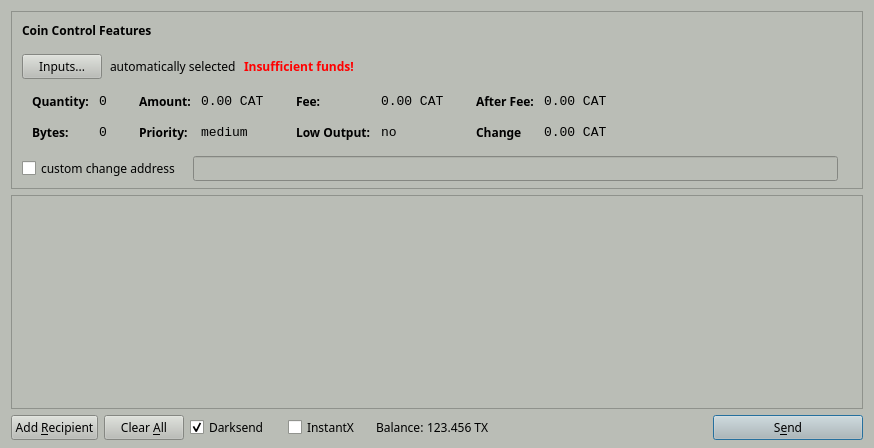
<?xml version="1.0" encoding="UTF-8"?>
<ui version="4.0">
 <class>SendCoinsDialog</class>
 <widget class="QDialog" name="SendCoinsDialog">
  <property name="geometry">
   <rect>
    <x>0</x>
    <y>0</y>
    <width>874</width>
    <height>448</height>
   </rect>
  </property>
  <property name="palette">
   <palette>
    <active>
     <colorrole role="WindowText">
      <brush brushstyle="SolidPattern">
       <color alpha="255">
        <red>0</red>
        <green>0</green>
        <blue>0</blue>
       </color>
      </brush>
     </colorrole>
     <colorrole role="Button">
      <brush brushstyle="SolidPattern">
       <color alpha="255">
        <red>186</red>
        <green>189</green>
        <blue>182</blue>
       </color>
      </brush>
     </colorrole>
     <colorrole role="Light">
      <brush brushstyle="SolidPattern">
       <color alpha="255">
        <red>255</red>
        <green>255</green>
        <blue>255</blue>
       </color>
      </brush>
     </colorrole>
     <colorrole role="Midlight">
      <brush brushstyle="SolidPattern">
       <color alpha="255">
        <red>220</red>
        <green>222</green>
        <blue>218</blue>
       </color>
      </brush>
     </colorrole>
     <colorrole role="Dark">
      <brush brushstyle="SolidPattern">
       <color alpha="255">
        <red>93</red>
        <green>94</green>
        <blue>91</blue>
       </color>
      </brush>
     </colorrole>
     <colorrole role="Mid">
      <brush brushstyle="SolidPattern">
       <color alpha="255">
        <red>124</red>
        <green>126</green>
        <blue>121</blue>
       </color>
      </brush>
     </colorrole>
     <colorrole role="Text">
      <brush brushstyle="SolidPattern">
       <color alpha="255">
        <red>0</red>
        <green>0</green>
        <blue>0</blue>
       </color>
      </brush>
     </colorrole>
     <colorrole role="BrightText">
      <brush brushstyle="SolidPattern">
       <color alpha="255">
        <red>255</red>
        <green>255</green>
        <blue>255</blue>
       </color>
      </brush>
     </colorrole>
     <colorrole role="ButtonText">
      <brush brushstyle="SolidPattern">
       <color alpha="255">
        <red>0</red>
        <green>0</green>
        <blue>0</blue>
       </color>
      </brush>
     </colorrole>
     <colorrole role="Base">
      <brush brushstyle="SolidPattern">
       <color alpha="255">
        <red>255</red>
        <green>255</green>
        <blue>255</blue>
       </color>
      </brush>
     </colorrole>
     <colorrole role="Window">
      <brush brushstyle="SolidPattern">
       <color alpha="255">
        <red>186</red>
        <green>189</green>
        <blue>182</blue>
       </color>
      </brush>
     </colorrole>
     <colorrole role="Shadow">
      <brush brushstyle="SolidPattern">
       <color alpha="255">
        <red>0</red>
        <green>0</green>
        <blue>0</blue>
       </color>
      </brush>
     </colorrole>
     <colorrole role="AlternateBase">
      <brush brushstyle="SolidPattern">
       <color alpha="255">
        <red>220</red>
        <green>222</green>
        <blue>218</blue>
       </color>
      </brush>
     </colorrole>
     <colorrole role="ToolTipBase">
      <brush brushstyle="SolidPattern">
       <color alpha="255">
        <red>255</red>
        <green>255</green>
        <blue>220</blue>
       </color>
      </brush>
     </colorrole>
     <colorrole role="ToolTipText">
      <brush brushstyle="SolidPattern">
       <color alpha="255">
        <red>0</red>
        <green>0</green>
        <blue>0</blue>
       </color>
      </brush>
     </colorrole>
    </active>
    <inactive>
     <colorrole role="WindowText">
      <brush brushstyle="SolidPattern">
       <color alpha="255">
        <red>0</red>
        <green>0</green>
        <blue>0</blue>
       </color>
      </brush>
     </colorrole>
     <colorrole role="Button">
      <brush brushstyle="SolidPattern">
       <color alpha="255">
        <red>186</red>
        <green>189</green>
        <blue>182</blue>
       </color>
      </brush>
     </colorrole>
     <colorrole role="Light">
      <brush brushstyle="SolidPattern">
       <color alpha="255">
        <red>255</red>
        <green>255</green>
        <blue>255</blue>
       </color>
      </brush>
     </colorrole>
     <colorrole role="Midlight">
      <brush brushstyle="SolidPattern">
       <color alpha="255">
        <red>220</red>
        <green>222</green>
        <blue>218</blue>
       </color>
      </brush>
     </colorrole>
     <colorrole role="Dark">
      <brush brushstyle="SolidPattern">
       <color alpha="255">
        <red>93</red>
        <green>94</green>
        <blue>91</blue>
       </color>
      </brush>
     </colorrole>
     <colorrole role="Mid">
      <brush brushstyle="SolidPattern">
       <color alpha="255">
        <red>124</red>
        <green>126</green>
        <blue>121</blue>
       </color>
      </brush>
     </colorrole>
     <colorrole role="Text">
      <brush brushstyle="SolidPattern">
       <color alpha="255">
        <red>0</red>
        <green>0</green>
        <blue>0</blue>
       </color>
      </brush>
     </colorrole>
     <colorrole role="BrightText">
      <brush brushstyle="SolidPattern">
       <color alpha="255">
        <red>255</red>
        <green>255</green>
        <blue>255</blue>
       </color>
      </brush>
     </colorrole>
     <colorrole role="ButtonText">
      <brush brushstyle="SolidPattern">
       <color alpha="255">
        <red>0</red>
        <green>0</green>
        <blue>0</blue>
       </color>
      </brush>
     </colorrole>
     <colorrole role="Base">
      <brush brushstyle="SolidPattern">
       <color alpha="255">
        <red>255</red>
        <green>255</green>
        <blue>255</blue>
       </color>
      </brush>
     </colorrole>
     <colorrole role="Window">
      <brush brushstyle="SolidPattern">
       <color alpha="255">
        <red>186</red>
        <green>189</green>
        <blue>182</blue>
       </color>
      </brush>
     </colorrole>
     <colorrole role="Shadow">
      <brush brushstyle="SolidPattern">
       <color alpha="255">
        <red>0</red>
        <green>0</green>
        <blue>0</blue>
       </color>
      </brush>
     </colorrole>
     <colorrole role="AlternateBase">
      <brush brushstyle="SolidPattern">
       <color alpha="255">
        <red>220</red>
        <green>222</green>
        <blue>218</blue>
       </color>
      </brush>
     </colorrole>
     <colorrole role="ToolTipBase">
      <brush brushstyle="SolidPattern">
       <color alpha="255">
        <red>255</red>
        <green>255</green>
        <blue>220</blue>
       </color>
      </brush>
     </colorrole>
     <colorrole role="ToolTipText">
      <brush brushstyle="SolidPattern">
       <color alpha="255">
        <red>0</red>
        <green>0</green>
        <blue>0</blue>
       </color>
      </brush>
     </colorrole>
    </inactive>
    <disabled>
     <colorrole role="WindowText">
      <brush brushstyle="SolidPattern">
       <color alpha="255">
        <red>93</red>
        <green>94</green>
        <blue>91</blue>
       </color>
      </brush>
     </colorrole>
     <colorrole role="Button">
      <brush brushstyle="SolidPattern">
       <color alpha="255">
        <red>186</red>
        <green>189</green>
        <blue>182</blue>
       </color>
      </brush>
     </colorrole>
     <colorrole role="Light">
      <brush brushstyle="SolidPattern">
       <color alpha="255">
        <red>255</red>
        <green>255</green>
        <blue>255</blue>
       </color>
      </brush>
     </colorrole>
     <colorrole role="Midlight">
      <brush brushstyle="SolidPattern">
       <color alpha="255">
        <red>220</red>
        <green>222</green>
        <blue>218</blue>
       </color>
      </brush>
     </colorrole>
     <colorrole role="Dark">
      <brush brushstyle="SolidPattern">
       <color alpha="255">
        <red>93</red>
        <green>94</green>
        <blue>91</blue>
       </color>
      </brush>
     </colorrole>
     <colorrole role="Mid">
      <brush brushstyle="SolidPattern">
       <color alpha="255">
        <red>124</red>
        <green>126</green>
        <blue>121</blue>
       </color>
      </brush>
     </colorrole>
     <colorrole role="Text">
      <brush brushstyle="SolidPattern">
       <color alpha="255">
        <red>93</red>
        <green>94</green>
        <blue>91</blue>
       </color>
      </brush>
     </colorrole>
     <colorrole role="BrightText">
      <brush brushstyle="SolidPattern">
       <color alpha="255">
        <red>255</red>
        <green>255</green>
        <blue>255</blue>
       </color>
      </brush>
     </colorrole>
     <colorrole role="ButtonText">
      <brush brushstyle="SolidPattern">
       <color alpha="255">
        <red>93</red>
        <green>94</green>
        <blue>91</blue>
       </color>
      </brush>
     </colorrole>
     <colorrole role="Base">
      <brush brushstyle="SolidPattern">
       <color alpha="255">
        <red>186</red>
        <green>189</green>
        <blue>182</blue>
       </color>
      </brush>
     </colorrole>
     <colorrole role="Window">
      <brush brushstyle="SolidPattern">
       <color alpha="255">
        <red>186</red>
        <green>189</green>
        <blue>182</blue>
       </color>
      </brush>
     </colorrole>
     <colorrole role="Shadow">
      <brush brushstyle="SolidPattern">
       <color alpha="255">
        <red>0</red>
        <green>0</green>
        <blue>0</blue>
       </color>
      </brush>
     </colorrole>
     <colorrole role="AlternateBase">
      <brush brushstyle="SolidPattern">
       <color alpha="255">
        <red>186</red>
        <green>189</green>
        <blue>182</blue>
       </color>
      </brush>
     </colorrole>
     <colorrole role="ToolTipBase">
      <brush brushstyle="SolidPattern">
       <color alpha="255">
        <red>255</red>
        <green>255</green>
        <blue>220</blue>
       </color>
      </brush>
     </colorrole>
     <colorrole role="ToolTipText">
      <brush brushstyle="SolidPattern">
       <color alpha="255">
        <red>0</red>
        <green>0</green>
        <blue>0</blue>
       </color>
      </brush>
     </colorrole>
    </disabled>
   </palette>
  </property>
  <property name="font">
   <font>
    <family>Sawasdee</family>
   </font>
  </property>
  <property name="windowTitle">
   <string>Send Coins</string>
  </property>
  <layout class="QVBoxLayout" name="verticalLayout" stretch="0,1,0">
   <property name="bottomMargin">
    <number>8</number>
   </property>
   <item>
    <widget class="QFrame" name="frameCoinControl">
     <property name="sizePolicy">
      <sizepolicy hsizetype="Expanding" vsizetype="Expanding">
       <horstretch>0</horstretch>
       <verstretch>0</verstretch>
      </sizepolicy>
     </property>
     <property name="maximumSize">
      <size>
       <width>16777215</width>
       <height>16777215</height>
      </size>
     </property>
     <property name="frameShape">
      <enum>QFrame::StyledPanel</enum>
     </property>
     <property name="frameShadow">
      <enum>QFrame::Sunken</enum>
     </property>
     <layout class="QVBoxLayout" name="verticalLayoutCoinControl2">
      <property name="spacing">
       <number>6</number>
      </property>
      <property name="leftMargin">
       <number>0</number>
      </property>
      <property name="topMargin">
       <number>0</number>
      </property>
      <property name="rightMargin">
       <number>0</number>
      </property>
      <property name="bottomMargin">
       <number>6</number>
      </property>
      <item>
       <layout class="QVBoxLayout" name="verticalLayoutCoinControl" stretch="0,0,0,0,1">
        <property name="spacing">
         <number>0</number>
        </property>
        <property name="leftMargin">
         <number>10</number>
        </property>
        <property name="topMargin">
         <number>10</number>
        </property>
        <item>
         <layout class="QHBoxLayout" name="horizontalLayoutCoinControl1">
          <property name="bottomMargin">
           <number>15</number>
          </property>
          <item>
           <widget class="QLabel" name="labelCoinControlFeatures">
            <property name="sizePolicy">
             <sizepolicy hsizetype="Preferred" vsizetype="Maximum">
              <horstretch>0</horstretch>
              <verstretch>0</verstretch>
             </sizepolicy>
            </property>
            <property name="font">
             <font>
              <weight>75</weight>
              <bold>true</bold>
             </font>
            </property>
            <property name="styleSheet">
             <string notr="true">font-weight:bold;</string>
            </property>
            <property name="text">
             <string>Coin Control Features</string>
            </property>
           </widget>
          </item>
         </layout>
        </item>
        <item>
         <layout class="QHBoxLayout" name="horizontalLayoutCoinControl2" stretch="0,0,0,0">
          <property name="spacing">
           <number>8</number>
          </property>
          <property name="bottomMargin">
           <number>10</number>
          </property>
          <item>
           <widget class="QPushButton" name="pushButtonCoinControl">
            <property name="styleSheet">
             <string notr="true"/>
            </property>
            <property name="text">
             <string>Inputs...</string>
            </property>
           </widget>
          </item>
          <item>
           <widget class="QLabel" name="labelCoinControlAutomaticallySelected">
            <property name="text">
             <string>automatically selected</string>
            </property>
            <property name="margin">
             <number>5</number>
            </property>
           </widget>
          </item>
          <item>
           <widget class="QLabel" name="labelCoinControlInsuffFunds">
            <property name="font">
             <font>
              <weight>75</weight>
              <bold>true</bold>
             </font>
            </property>
            <property name="styleSheet">
             <string notr="true">color:red;font-weight:bold;</string>
            </property>
            <property name="text">
             <string>Insufficient funds!</string>
            </property>
            <property name="margin">
             <number>5</number>
            </property>
           </widget>
          </item>
          <item>
           <spacer name="horizontalSpacerCoinControl">
            <property name="orientation">
             <enum>Qt::Horizontal</enum>
            </property>
            <property name="sizeHint" stdset="0">
             <size>
              <width>40</width>
              <height>1</height>
             </size>
            </property>
           </spacer>
          </item>
         </layout>
        </item>
        <item>
         <widget class="QWidget" name="widgetCoinControl" native="true">
          <property name="sizePolicy">
           <sizepolicy hsizetype="Preferred" vsizetype="Preferred">
            <horstretch>0</horstretch>
            <verstretch>0</verstretch>
           </sizepolicy>
          </property>
          <property name="minimumSize">
           <size>
            <width>0</width>
            <height>0</height>
           </size>
          </property>
          <property name="styleSheet">
           <string notr="true"/>
          </property>
          <layout class="QHBoxLayout" name="horizontalLayoutCoinControl5">
           <property name="leftMargin">
            <number>0</number>
           </property>
           <property name="topMargin">
            <number>0</number>
           </property>
           <property name="rightMargin">
            <number>0</number>
           </property>
           <property name="bottomMargin">
            <number>0</number>
           </property>
           <item>
            <layout class="QHBoxLayout" name="horizontalLayoutCoinControl3" stretch="0,0,0,1">
             <property name="spacing">
              <number>20</number>
             </property>
             <property name="topMargin">
              <number>0</number>
             </property>
             <property name="bottomMargin">
              <number>10</number>
             </property>
             <item>
              <layout class="QFormLayout" name="formLayoutCoinControl1">
               <property name="horizontalSpacing">
                <number>10</number>
               </property>
               <property name="verticalSpacing">
                <number>14</number>
               </property>
               <property name="leftMargin">
                <number>10</number>
               </property>
               <property name="topMargin">
                <number>4</number>
               </property>
               <property name="rightMargin">
                <number>6</number>
               </property>
               <item row="0" column="0">
                <widget class="QLabel" name="labelCoinControlQuantityText">
                 <property name="styleSheet">
                  <string notr="true">font-weight:bold;</string>
                 </property>
                 <property name="text">
                  <string>Quantity:</string>
                 </property>
                 <property name="margin">
                  <number>0</number>
                 </property>
                </widget>
               </item>
               <item row="0" column="1">
                <widget class="QLabel" name="labelCoinControlQuantity">
                 <property name="font">
                  <font>
                   <family>Monospace</family>
                   <pointsize>10</pointsize>
                  </font>
                 </property>
                 <property name="cursor">
                  <cursorShape>IBeamCursor</cursorShape>
                 </property>
                 <property name="contextMenuPolicy">
                  <enum>Qt::ActionsContextMenu</enum>
                 </property>
                 <property name="text">
                  <string>0</string>
                 </property>
                 <property name="margin">
                  <number>0</number>
                 </property>
                 <property name="textInteractionFlags">
                  <set>Qt::LinksAccessibleByMouse|Qt::TextSelectableByKeyboard|Qt::TextSelectableByMouse</set>
                 </property>
                </widget>
               </item>
               <item row="1" column="0">
                <widget class="QLabel" name="labelCoinControlBytesText">
                 <property name="styleSheet">
                  <string notr="true">font-weight:bold;</string>
                 </property>
                 <property name="text">
                  <string>Bytes:</string>
                 </property>
                </widget>
               </item>
               <item row="1" column="1">
                <widget class="QLabel" name="labelCoinControlBytes">
                 <property name="font">
                  <font>
                   <family>Monospace</family>
                   <pointsize>10</pointsize>
                  </font>
                 </property>
                 <property name="cursor">
                  <cursorShape>IBeamCursor</cursorShape>
                 </property>
                 <property name="contextMenuPolicy">
                  <enum>Qt::ActionsContextMenu</enum>
                 </property>
                 <property name="text">
                  <string>0</string>
                 </property>
                 <property name="textInteractionFlags">
                  <set>Qt::LinksAccessibleByMouse|Qt::TextSelectableByKeyboard|Qt::TextSelectableByMouse</set>
                 </property>
                </widget>
               </item>
              </layout>
             </item>
             <item>
              <layout class="QFormLayout" name="formLayoutCoinControl2">
               <property name="horizontalSpacing">
                <number>10</number>
               </property>
               <property name="verticalSpacing">
                <number>14</number>
               </property>
               <property name="leftMargin">
                <number>6</number>
               </property>
               <property name="topMargin">
                <number>4</number>
               </property>
               <property name="rightMargin">
                <number>6</number>
               </property>
               <item row="0" column="0">
                <widget class="QLabel" name="labelCoinControlAmountText">
                 <property name="styleSheet">
                  <string notr="true">font-weight:bold;</string>
                 </property>
                 <property name="text">
                  <string>Amount:</string>
                 </property>
                 <property name="margin">
                  <number>0</number>
                 </property>
                </widget>
               </item>
               <item row="0" column="1">
                <widget class="QLabel" name="labelCoinControlAmount">
                 <property name="font">
                  <font>
                   <family>Monospace</family>
                   <pointsize>10</pointsize>
                  </font>
                 </property>
                 <property name="cursor">
                  <cursorShape>IBeamCursor</cursorShape>
                 </property>
                 <property name="contextMenuPolicy">
                  <enum>Qt::ActionsContextMenu</enum>
                 </property>
                 <property name="text">
                  <string>0.00 CAT</string>
                 </property>
                 <property name="textInteractionFlags">
                  <set>Qt::LinksAccessibleByMouse|Qt::TextSelectableByKeyboard|Qt::TextSelectableByMouse</set>
                 </property>
                </widget>
               </item>
               <item row="1" column="0">
                <widget class="QLabel" name="labelCoinControlPriorityText">
                 <property name="styleSheet">
                  <string notr="true">font-weight:bold;</string>
                 </property>
                 <property name="text">
                  <string>Priority:</string>
                 </property>
                </widget>
               </item>
               <item row="1" column="1">
                <widget class="QLabel" name="labelCoinControlPriority">
                 <property name="font">
                  <font>
                   <family>Monospace</family>
                   <pointsize>10</pointsize>
                  </font>
                 </property>
                 <property name="cursor">
                  <cursorShape>IBeamCursor</cursorShape>
                 </property>
                 <property name="contextMenuPolicy">
                  <enum>Qt::ActionsContextMenu</enum>
                 </property>
                 <property name="text">
                  <string>medium</string>
                 </property>
                 <property name="textInteractionFlags">
                  <set>Qt::LinksAccessibleByMouse|Qt::TextSelectableByKeyboard|Qt::TextSelectableByMouse</set>
                 </property>
                </widget>
               </item>
              </layout>
             </item>
             <item>
              <layout class="QFormLayout" name="formLayoutCoinControl3">
               <property name="horizontalSpacing">
                <number>10</number>
               </property>
               <property name="verticalSpacing">
                <number>14</number>
               </property>
               <property name="leftMargin">
                <number>6</number>
               </property>
               <property name="topMargin">
                <number>4</number>
               </property>
               <property name="rightMargin">
                <number>6</number>
               </property>
               <item row="0" column="0">
                <widget class="QLabel" name="labelCoinControlFeeText">
                 <property name="styleSheet">
                  <string notr="true">font-weight:bold;</string>
                 </property>
                 <property name="text">
                  <string>Fee:</string>
                 </property>
                 <property name="margin">
                  <number>0</number>
                 </property>
                </widget>
               </item>
               <item row="0" column="1">
                <widget class="QLabel" name="labelCoinControlFee">
                 <property name="font">
                  <font>
                   <family>Monospace</family>
                   <pointsize>10</pointsize>
                  </font>
                 </property>
                 <property name="cursor">
                  <cursorShape>IBeamCursor</cursorShape>
                 </property>
                 <property name="contextMenuPolicy">
                  <enum>Qt::ActionsContextMenu</enum>
                 </property>
                 <property name="text">
                  <string>0.00 CAT</string>
                 </property>
                 <property name="textInteractionFlags">
                  <set>Qt::LinksAccessibleByMouse|Qt::TextSelectableByKeyboard|Qt::TextSelectableByMouse</set>
                 </property>
                </widget>
               </item>
               <item row="1" column="0">
                <widget class="QLabel" name="labelCoinControlLowOutputText">
                 <property name="styleSheet">
                  <string notr="true">font-weight:bold;</string>
                 </property>
                 <property name="text">
                  <string>Low Output:</string>
                 </property>
                </widget>
               </item>
               <item row="1" column="1">
                <widget class="QLabel" name="labelCoinControlLowOutput">
                 <property name="font">
                  <font>
                   <family>Monospace</family>
                   <pointsize>10</pointsize>
                  </font>
                 </property>
                 <property name="cursor">
                  <cursorShape>IBeamCursor</cursorShape>
                 </property>
                 <property name="contextMenuPolicy">
                  <enum>Qt::ActionsContextMenu</enum>
                 </property>
                 <property name="text">
                  <string>no</string>
                 </property>
                 <property name="textInteractionFlags">
                  <set>Qt::LinksAccessibleByMouse|Qt::TextSelectableByKeyboard|Qt::TextSelectableByMouse</set>
                 </property>
                </widget>
               </item>
              </layout>
             </item>
             <item>
              <layout class="QFormLayout" name="formLayoutCoinControl4">
               <property name="horizontalSpacing">
                <number>10</number>
               </property>
               <property name="verticalSpacing">
                <number>14</number>
               </property>
               <property name="leftMargin">
                <number>6</number>
               </property>
               <property name="topMargin">
                <number>4</number>
               </property>
               <property name="rightMargin">
                <number>6</number>
               </property>
               <item row="0" column="0">
                <widget class="QLabel" name="labelCoinControlAfterFeeText">
                 <property name="styleSheet">
                  <string notr="true">font-weight:bold;</string>
                 </property>
                 <property name="text">
                  <string>After Fee:</string>
                 </property>
                 <property name="margin">
                  <number>0</number>
                 </property>
                </widget>
               </item>
               <item row="0" column="1">
                <widget class="QLabel" name="labelCoinControlAfterFee">
                 <property name="font">
                  <font>
                   <family>Monospace</family>
                   <pointsize>10</pointsize>
                  </font>
                 </property>
                 <property name="cursor">
                  <cursorShape>IBeamCursor</cursorShape>
                 </property>
                 <property name="contextMenuPolicy">
                  <enum>Qt::ActionsContextMenu</enum>
                 </property>
                 <property name="text">
                  <string>0.00 CAT</string>
                 </property>
                 <property name="textInteractionFlags">
                  <set>Qt::LinksAccessibleByMouse|Qt::TextSelectableByKeyboard|Qt::TextSelectableByMouse</set>
                 </property>
                </widget>
               </item>
               <item row="1" column="0">
                <widget class="QLabel" name="labelCoinControlChangeText">
                 <property name="styleSheet">
                  <string notr="true">font-weight:bold;</string>
                 </property>
                 <property name="text">
                  <string>Change</string>
                 </property>
                </widget>
               </item>
               <item row="1" column="1">
                <widget class="QLabel" name="labelCoinControlChange">
                 <property name="font">
                  <font>
                   <family>Monospace</family>
                   <pointsize>10</pointsize>
                  </font>
                 </property>
                 <property name="cursor">
                  <cursorShape>IBeamCursor</cursorShape>
                 </property>
                 <property name="contextMenuPolicy">
                  <enum>Qt::ActionsContextMenu</enum>
                 </property>
                 <property name="text">
                  <string>0.00 CAT</string>
                 </property>
                 <property name="textInteractionFlags">
                  <set>Qt::LinksAccessibleByMouse|Qt::TextSelectableByKeyboard|Qt::TextSelectableByMouse</set>
                 </property>
                </widget>
               </item>
              </layout>
             </item>
            </layout>
           </item>
          </layout>
         </widget>
        </item>
        <item>
         <layout class="QHBoxLayout" name="horizontalLayoutCoinControl4" stretch="0,0,0">
          <property name="spacing">
           <number>12</number>
          </property>
          <property name="sizeConstraint">
           <enum>QLayout::SetDefaultConstraint</enum>
          </property>
          <property name="topMargin">
           <number>5</number>
          </property>
          <property name="rightMargin">
           <number>5</number>
          </property>
          <item>
           <widget class="QCheckBox" name="checkBoxCoinControlChange">
            <property name="text">
             <string>custom change address</string>
            </property>
           </widget>
          </item>
          <item>
           <widget class="QLineEdit" name="lineEditCoinControlChange">
            <property name="enabled">
             <bool>false</bool>
            </property>
            <property name="sizePolicy">
             <sizepolicy hsizetype="Expanding" vsizetype="Fixed">
              <horstretch>0</horstretch>
              <verstretch>0</verstretch>
             </sizepolicy>
            </property>
           </widget>
          </item>
          <item>
           <widget class="QLabel" name="labelCoinControlChangeLabel">
            <property name="sizePolicy">
             <sizepolicy hsizetype="Preferred" vsizetype="Expanding">
              <horstretch>0</horstretch>
              <verstretch>0</verstretch>
             </sizepolicy>
            </property>
            <property name="minimumSize">
             <size>
              <width>0</width>
              <height>0</height>
             </size>
            </property>
            <property name="text">
             <string/>
            </property>
            <property name="margin">
             <number>3</number>
            </property>
           </widget>
          </item>
         </layout>
        </item>
        <item>
         <spacer name="verticalSpacerCoinControl">
          <property name="orientation">
           <enum>Qt::Vertical</enum>
          </property>
          <property name="sizeHint" stdset="0">
           <size>
            <width>800</width>
            <height>1</height>
           </size>
          </property>
         </spacer>
        </item>
       </layout>
      </item>
     </layout>
    </widget>
   </item>
   <item>
    <widget class="QScrollArea" name="scrollArea">
     <property name="widgetResizable">
      <bool>true</bool>
     </property>
     <widget class="QWidget" name="scrollAreaWidgetContents">
      <property name="geometry">
       <rect>
        <x>0</x>
        <y>0</y>
        <width>854</width>
        <height>164</height>
       </rect>
      </property>
      <layout class="QVBoxLayout" name="verticalLayout_2">
       <property name="leftMargin">
        <number>0</number>
       </property>
       <property name="topMargin">
        <number>0</number>
       </property>
       <property name="rightMargin">
        <number>0</number>
       </property>
       <property name="bottomMargin">
        <number>0</number>
       </property>
       <item>
        <layout class="QVBoxLayout" name="entries">
         <property name="spacing">
          <number>6</number>
         </property>
        </layout>
       </item>
       <item>
        <spacer name="verticalSpacer">
         <property name="orientation">
          <enum>Qt::Vertical</enum>
         </property>
         <property name="sizeHint" stdset="0">
          <size>
           <width>20</width>
           <height>40</height>
          </size>
         </property>
        </spacer>
       </item>
      </layout>
     </widget>
    </widget>
   </item>
   <item>
    <layout class="QHBoxLayout" name="horizontalLayout">
     <item>
      <widget class="QPushButton" name="addButton">
       <property name="toolTip">
        <string>Send to multiple recipients at once</string>
       </property>
       <property name="text">
        <string>Add &amp;Recipient</string>
       </property>
       <property name="autoDefault">
        <bool>false</bool>
       </property>
      </widget>
     </item>
     <item>
      <widget class="QPushButton" name="clearButton">
       <property name="sizePolicy">
        <sizepolicy hsizetype="Minimum" vsizetype="Fixed">
         <horstretch>0</horstretch>
         <verstretch>0</verstretch>
        </sizepolicy>
       </property>
       <property name="toolTip">
        <string>Remove all transaction fields</string>
       </property>
       <property name="text">
        <string>Clear &amp;All</string>
       </property>
       <property name="autoRepeatDelay">
        <number>300</number>
       </property>
       <property name="autoDefault">
        <bool>false</bool>
       </property>
      </widget>
     </item>
     <item>
      <layout class="QHBoxLayout" name="horizontalLayout_2">
       <property name="spacing">
        <number>3</number>
       </property>
       <item>
        <widget class="QCheckBox" name="checkUseStashedsend">
         <property name="minimumSize">
          <size>
           <width>95</width>
           <height>0</height>
          </size>
         </property>
         <property name="text">
          <string>Darksend</string>
         </property>
         <property name="checked">
          <bool>true</bool>
         </property>
        </widget>
       </item>
       <item>
        <widget class="QCheckBox" name="checkInstantX">
         <property name="enabled">
          <bool>true</bool>
         </property>
         <property name="minimumSize">
          <size>
           <width>85</width>
           <height>0</height>
          </size>
         </property>
         <property name="text">
          <string>InstantX</string>
         </property>
        </widget>
       </item>
       <item>
        <widget class="QLabel" name="label">
         <property name="sizePolicy">
          <sizepolicy hsizetype="Preferred" vsizetype="Fixed">
           <horstretch>0</horstretch>
           <verstretch>0</verstretch>
          </sizepolicy>
         </property>
         <property name="text">
          <string>Balance:</string>
         </property>
        </widget>
       </item>
       <item>
        <widget class="QLabel" name="labelBalance">
         <property name="sizePolicy">
          <sizepolicy hsizetype="Preferred" vsizetype="Fixed">
           <horstretch>0</horstretch>
           <verstretch>0</verstretch>
          </sizepolicy>
         </property>
         <property name="cursor">
          <cursorShape>IBeamCursor</cursorShape>
         </property>
         <property name="text">
          <string>123.456 TX</string>
         </property>
         <property name="textInteractionFlags">
          <set>Qt::LinksAccessibleByMouse|Qt::TextSelectableByKeyboard|Qt::TextSelectableByMouse</set>
         </property>
        </widget>
       </item>
      </layout>
     </item>
     <item>
      <spacer name="horizontalSpacer">
       <property name="orientation">
        <enum>Qt::Horizontal</enum>
       </property>
       <property name="sizeHint" stdset="0">
        <size>
         <width>40</width>
         <height>20</height>
        </size>
       </property>
      </spacer>
     </item>
     <item>
      <widget class="QPushButton" name="sendButton">
       <property name="minimumSize">
        <size>
         <width>150</width>
         <height>0</height>
        </size>
       </property>
       <property name="toolTip">
        <string>Confirm the send action</string>
       </property>
       <property name="text">
        <string>S&amp;end</string>
       </property>
       <property name="icon">
        <iconset resource="../catcoin.qrc">
         <normaloff>:/icons/send</normaloff>:/icons/send</iconset>
       </property>
       <property name="default">
        <bool>true</bool>
       </property>
      </widget>
     </item>
    </layout>
   </item>
  </layout>
 </widget>
 <resources>
  <include location="../catcoin.qrc"/>
 </resources>
 <connections/>
</ui>
